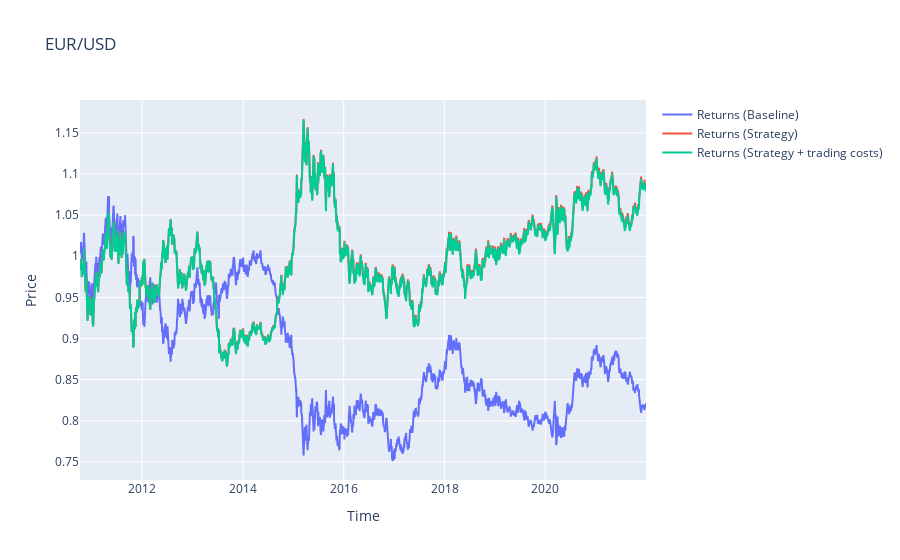

Source (notebook cell):
### Markdown cell above
Plot returns with and without trading costs

### Code cell
fig=go.Figure()

fig.add_trace(go.Scatter(x=data.index, y=data.creturns, name='Returns (Baseline)'))
fig.add_trace(go.Scatter(x=data.index, y=data.cstrategy, name='Returns (Strategy)'))
fig.add_trace(go.Scatter(x=data.index, y=data.cstrategy_net, name='Returns (Strategy + trading costs)'))

fig.update_layout(title='EUR/USD', xaxis_title='Time', yaxis_title='Price')

fig.show()

### Figure 1 — Plotly figure (JSON) as saved in the notebook; plotly's stock layout.template omitted (floating-point values rounded to 4 significant figures; data arrays with more than 128 entries replaced by an {"elided": "..."} marker saying what was removed)
{"data": [{"name": "Returns (Baseline)", "type": "scatter", "x": {"elided": "2927 str values"}, "y": {"elided": "2927 float values"}}, {"name": "Returns (Strategy)", "type": "scatter", "x": {"elided": "2927 str values"}, "y": {"elided": "2927 float values"}}, {"name": "Returns (Strategy + trading costs)", "type": "scatter", "x": {"elided": "2927 str values"}, "y": {"elided": "2927 float values"}}], "layout": {"title": {"text": "EUR/USD"}, "xaxis": {"title": {"text": "Time"}}, "yaxis": {"title": {"text": "Price"}}}}
